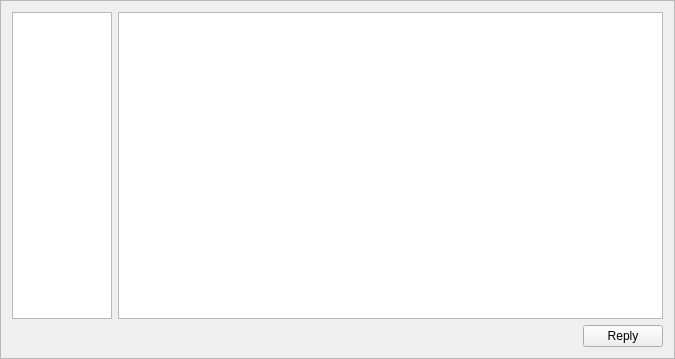
<?xml version="1.0" encoding="UTF-8"?>
<ui version="4.0">
 <class>MessagesFrame</class>
 <widget class="QFrame" name="MessagesFrame">
  <property name="geometry">
   <rect>
    <x>0</x>
    <y>0</y>
    <width>675</width>
    <height>359</height>
   </rect>
  </property>
  <property name="windowTitle">
   <string>Frame</string>
  </property>
  <property name="frameShape">
   <enum>QFrame::StyledPanel</enum>
  </property>
  <property name="frameShadow">
   <enum>QFrame::Raised</enum>
  </property>
  <layout class="QGridLayout" name="gridLayout">
   <item row="0" column="0">
    <layout class="QHBoxLayout" name="horizontalLayout_2">
     <item>
      <widget class="QTreeView" name="m_groupView">
       <property name="maximumSize">
        <size>
         <width>100</width>
         <height>16777215</height>
        </size>
       </property>
       <property name="verticalScrollBarPolicy">
        <enum>Qt::ScrollBarAlwaysOff</enum>
       </property>
       <property name="horizontalScrollBarPolicy">
        <enum>Qt::ScrollBarAlwaysOff</enum>
       </property>
       <property name="editTriggers">
        <set>QAbstractItemView::AnyKeyPressed|QAbstractItemView::CurrentChanged|QAbstractItemView::EditKeyPressed|QAbstractItemView::SelectedClicked</set>
       </property>
       <property name="alternatingRowColors">
        <bool>true</bool>
       </property>
       <property name="rootIsDecorated">
        <bool>false</bool>
       </property>
       <property name="uniformRowHeights">
        <bool>true</bool>
       </property>
       <property name="itemsExpandable">
        <bool>false</bool>
       </property>
       <attribute name="headerCascadingSectionResizes">
        <bool>true</bool>
       </attribute>
      </widget>
     </item>
     <item>
      <widget class="QTreeView" name="m_messagesView">
       <property name="sizeAdjustPolicy">
        <enum>QAbstractScrollArea::AdjustIgnored</enum>
       </property>
       <property name="editTriggers">
        <set>QAbstractItemView::AnyKeyPressed|QAbstractItemView::CurrentChanged|QAbstractItemView::EditKeyPressed|QAbstractItemView::SelectedClicked</set>
       </property>
       <property name="alternatingRowColors">
        <bool>true</bool>
       </property>
       <property name="rootIsDecorated">
        <bool>false</bool>
       </property>
       <property name="uniformRowHeights">
        <bool>true</bool>
       </property>
       <property name="itemsExpandable">
        <bool>false</bool>
       </property>
       <property name="sortingEnabled">
        <bool>false</bool>
       </property>
       <attribute name="headerCascadingSectionResizes">
        <bool>true</bool>
       </attribute>
       <attribute name="headerShowSortIndicator" stdset="0">
        <bool>false</bool>
       </attribute>
      </widget>
     </item>
    </layout>
   </item>
   <item row="1" column="0">
    <layout class="QHBoxLayout" name="horizontalLayout">
     <item>
      <spacer name="horizontalSpacer">
       <property name="orientation">
        <enum>Qt::Horizontal</enum>
       </property>
       <property name="sizeHint" stdset="0">
        <size>
         <width>40</width>
         <height>20</height>
        </size>
       </property>
      </spacer>
     </item>
     <item>
      <widget class="QPushButton" name="m_replyButton">
       <property name="text">
        <string>Reply</string>
       </property>
      </widget>
     </item>
    </layout>
   </item>
  </layout>
 </widget>
 <resources>
  <include location="../../resources.qrc"/>
 </resources>
 <connections>
  <connection>
   <sender>m_messagesView</sender>
   <signal>doubleClicked(QModelIndex)</signal>
   <receiver>MessagesFrame</receiver>
   <slot>messageDoubleClicked(QModelIndex)</slot>
   <hints>
    <hint type="sourcelabel">
     <x>337</x>
     <y>158</y>
    </hint>
    <hint type="destinationlabel">
     <x>337</x>
     <y>179</y>
    </hint>
   </hints>
  </connection>
  <connection>
   <sender>m_replyButton</sender>
   <signal>clicked()</signal>
   <receiver>MessagesFrame</receiver>
   <slot>replyClicked()</slot>
   <hints>
    <hint type="sourcelabel">
     <x>623</x>
     <y>329</y>
    </hint>
    <hint type="destinationlabel">
     <x>337</x>
     <y>179</y>
    </hint>
   </hints>
  </connection>
 </connections>
 <slots>
  <slot>messageDoubleClicked(QModelIndex)</slot>
  <slot>replyClicked()</slot>
 </slots>
</ui>
